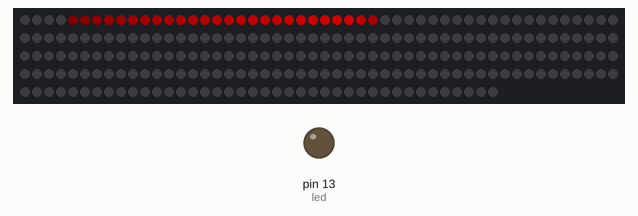
The sketch below on a simulated Arduino Uno, built with avr-gcc and run on an emulated ATmega328P. On the bench: 240 RGB LEDs in strip order, left to right, continuing on the next row, output pins drawn as LEDs (lit = HIGH). Dim RGB values are drawn brighter than linear.

Above: at 0.47 s.
At 2.37 s:
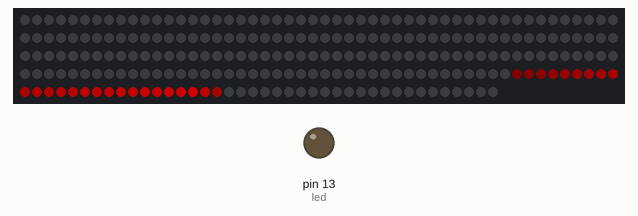
At 10.88 s:
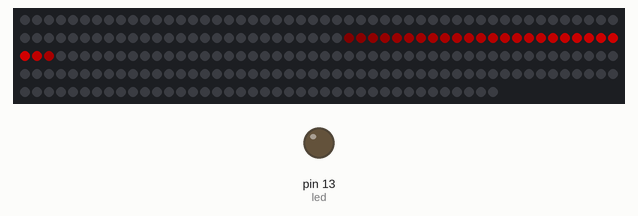
At 18.87 s:
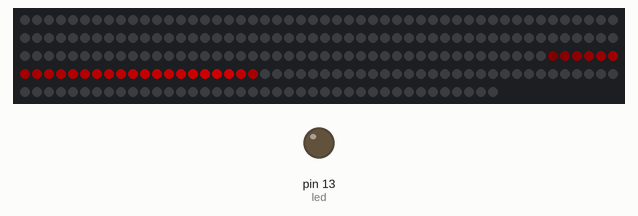
At 21.53 s:
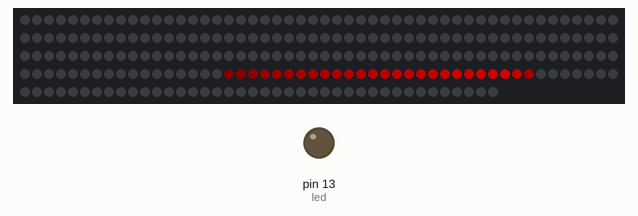
At 39.68 s:
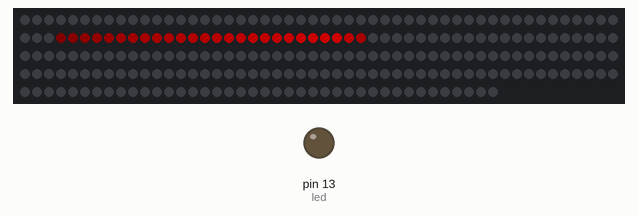

The sketch:

justasec.ino
```cpp
#include <TimerThree.h>
#include <Adafruit_NeoPixel.h>

#define PIN 6

// This example uses the timer interrupt to blink an LED
// and also demonstrates how to share a variable between
// the interrupt and the main program.

// Parameter 1 = number of pixels in strip
// Parameter 2 = Arduino pin number (most are valid)
// Parameter 3 = pixel type flags, add together as needed:
//   NEO_KHZ800  800 KHz bitstream (most NeoPixel products w/WS2812 LEDs)
//   NEO_KHZ400  400 KHz (classic 'v1' (not v2) FLORA pixels, WS2811 drivers)
//   NEO_GRB     Pixels are wired for GRB bitstream (most NeoPixel products)
//   NEO_RGB     Pixels are wired for RGB bitstream (v1 FLORA pixels, not v2)
Adafruit_NeoPixel strip = Adafruit_NeoPixel(240, PIN, NEO_GRB + NEO_KHZ800);


const int led = LED_BUILTIN;  // the pin with a LED

void setup(void) {
	strip.begin();
	strip.show();
	pinMode(led, OUTPUT);
	Timer3.initialize(10000);
	Timer3.attachInterrupt(pulse); // blinkLED to run every 0.01 second
	Serial.begin(9600);
}


// The interrupt will blink the LED, and keep
// track of how many times it has blinked.
int ledState = LOW;
volatile unsigned long blinkCount = 0; // use volatile for shared variables

/* Firework */
void firework(void) {
}


/* Pulse */
/*
  For pulse effect: step_fowrad and step_backwards must be equal
  For firework effect: forward step must be a lot bigger (~x8) than backwards step
  For reverse-pulse: step_backwrds must be a lot bigger (~x8) than forward step
*/
int pulse_step_forward = 40;
int pulse_step_backward = 5;
int pulse_max = 120;
int pulse_index = 0;
int pulse_current_level = 0;

void pulseBackwardDim(int temp_level, int temp_index);

void pulse(void) {
	if (pulse_current_level < pulse_max) {
		pulse_current_level += pulse_step_forward;
	}

	// go up
	int temp_level = pulse_current_level;
	int temp_index = pulse_index;
	// Forward leds light up
	while (temp_level > 0) {
		strip.setPixelColor(temp_index, strip.Color(temp_level, 0, 0));
		temp_index++;
		temp_level = pulse_current_level - ((temp_index - pulse_index) * pulse_step_forward);
	}

	// Only when we reach the maximum level (graceful startup) we start turning off
	// or dimming the leds behind us
	if (pulse_current_level == pulse_max) {
		pulseBackwardDim();
	}

	strip.show();

	// Only when we reach max level, start advancing.
	// This creates the effect of the pulse taking shape at the beginning of the strip instead of starting in the middle of it.
	if (pulse_current_level == pulse_max) {
		pulse_index++;
	}

	if (pulse_index == strip.numPixels()) {
		// Reaches the end of the strip, end the pulse gracefuly in a manner
		// similar to the one in which we begin i.e decade the pulse slowly into the
		// end of the strip instead of turning off multiple leds at once.
		while (pulse_current_level > 0) {
			pulseBackwardDim();

			pulse_current_level -= pulse_step_backward;
		}

		pulse_current_level = 0;
		pulse_index = 0;
	}
}

void pulseBackwardDim() {
	int temp_index = pulse_index - 1;
	int temp_level = pulse_current_level - ((pulse_index - temp_index) * pulse_step_backward);
	// Backward leds shut down
	while (temp_index >= 0 && temp_level >= 0) {
		strip.setPixelColor(temp_index, strip.Color(temp_level, 0, 0));
		temp_index--;
		temp_level = pulse_current_level - ((pulse_index - temp_index) * pulse_step_backward);
	}
}


// The main program will print the blink count
// to the Arduino Serial Monitor
void loop(void) {
//	unsigned long blinkCopy;  // holds a copy of the blinkCount
//
//	// to read a variable which the interrupt code writes, we
//	// must temporarily disable interrupts, to be sure it will
//	// not change while we are reading.  To minimize the time
//	// with interrupts off, just quickly make a copy, and then
//	// use the copy while allowing the interrupt to keep working.
//	noInterrupts();
//	blinkCopy = blinkCount;
//	interrupts();
//
//	delay(100);
}
```

Measured:
- what the display in image 3 shows lasts 0.4 s, from 18.7 s to 19.1 s
- what the display in image 4 shows lasts 0.5 s, from 21.3 s to 21.8 s
